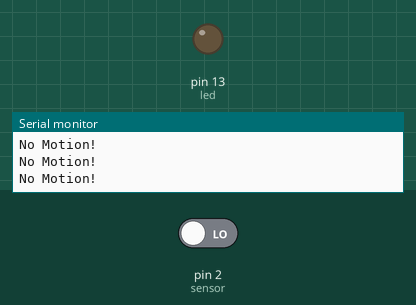
This sketch was run on a simulated Arduino Uno, built with avr-gcc and run on an emulated ATmega328P. Shown: output pins drawn as LEDs (lit = HIGH), the last lines printed to the serial monitor. Inputs (shaded band) come from the test bench; at power-on: pin 2 (sensor) LOW.

Above: at 2.8 s.
2.9 s: pin 2 (sensor) driven HIGH
At 4.2 s:
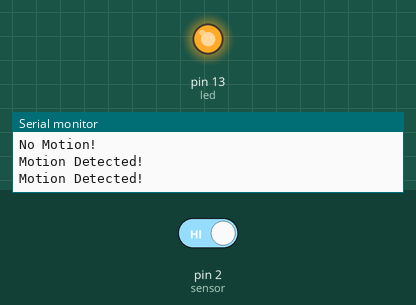
4.5 s: pin 2 (sensor) driven LOW
At 5.8 s:
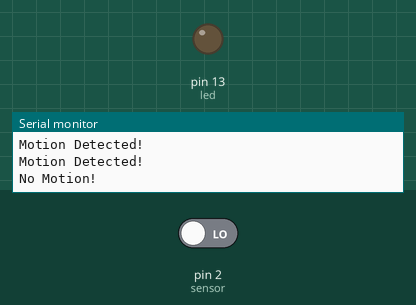
Timing chart, 0 to 7.5 s (numbered marks = the images above; inputs shaded):
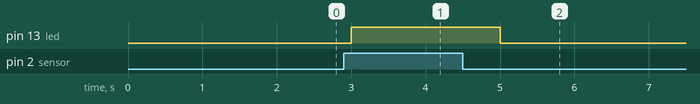

Measured:
- after the input at 2.9 s, pin 13 (led): LOW → HIGH after 0.10 s
- after the input at 4.5 s, pin 13 (led): HIGH → LOW after 0.50 s

The sketch:

motion_led.ino
```cpp
int led = 13;
int sensor = 2;

void setup() {
  pinMode(led, OUTPUT);
  pinMode(sensor, INPUT);
  Serial.begin(9600);
}

void loop() {
  int sensorval = digitalRead(sensor);
  if (sensorval == HIGH) {
    Serial.println("Motion Detected!");
    digitalWrite(led, HIGH);
    delay(1000);
  }
  else {
    Serial.println("No Motion!");
    digitalWrite(led, LOW);
    delay(1000);
  }
}
```
